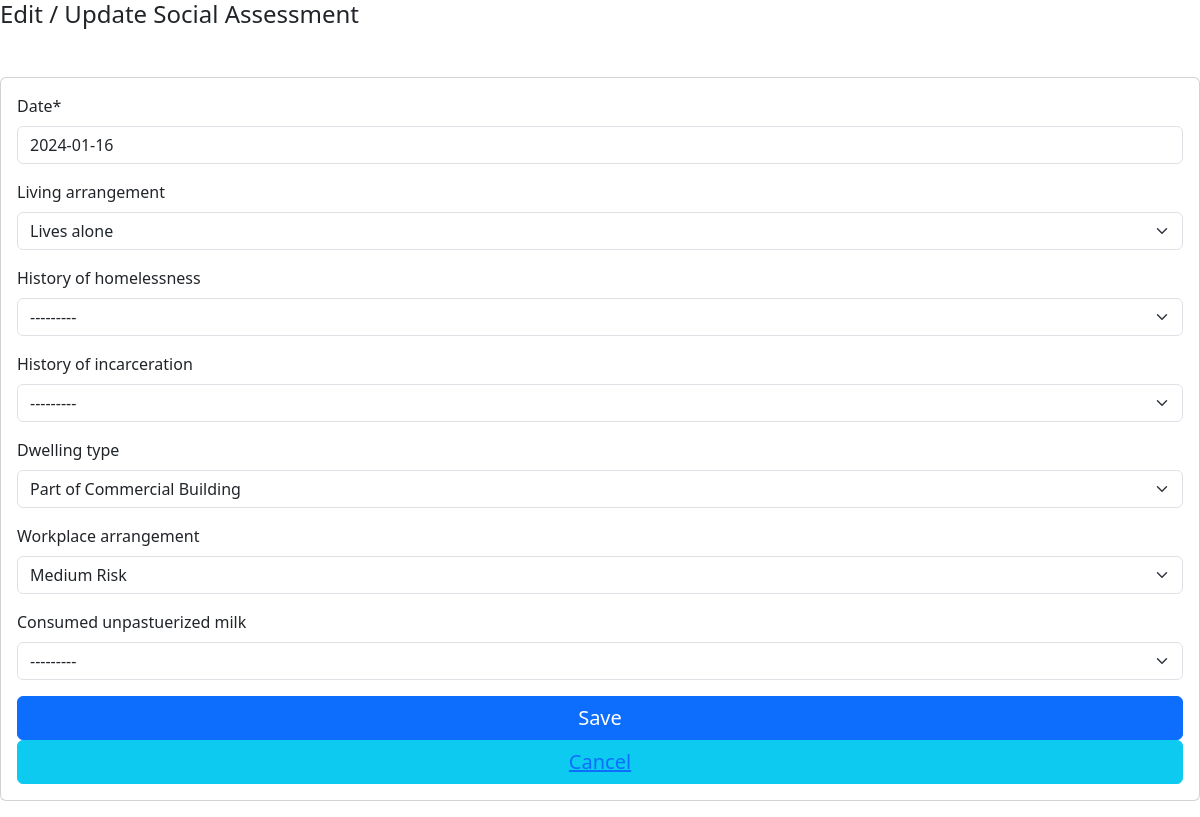
Screenshot of /client/edit/social_assessment/1/ with the database file from the repository.
### tb_app/models.py (models this page shows)
class Social_Assessment(TSIS2BaseModel):
    client = models.ForeignKey("client", blank=False, null=False, on_delete=models.PROTECT)
    date = models.DateField(blank=False, null=False)
    living_arrangement = models.CharField(choices=LIVING, blank=True, null=True,   max_length=255)
    history_of_homelessness = models.CharField(choices=YES_NO, blank=True, null=True,   max_length=255)
    history_of_incarceration = models.CharField(choices=YES_NO, blank=True, null=True,   max_length=255)
    dwelling_type = models.CharField(choices=DWELLING,blank=True, null=True,   max_length=255)
    workplace_arrangement = models.CharField(choices=WORKPLACE,blank=True, null=True,   max_length=255)
    consumed_unpastuerized_milk = models.CharField(choices=YES_NO, blank=True, null=True,   max_length=255)

### tb_app/views.py (the view)
# urls.py: path('edit/social_assessment/<int:social_assessment_id>/', edit_social_assessment, name='edit_social_assessment'),
def edit_social_assessment(request, social_assessment_id):
    social_assessment = get_object_or_404(Social_Assessment, pk=social_assessment_id)
    client = social_assessment.client
    if request.method == 'POST':
        form = Social_AssessmentForm(request.POST, instance=social_assessment)
        if form.is_valid():
            social_assessment = form.save(commit=False)
            social_assessment.modified_by_id =  request.session['User_id']
            social_assessment.modified_on =  datetime.now()
            social_assessment.save()
            return render(request, 'close_window.html')
    else:
        form = Social_AssessmentForm(instance=social_assessment)
    return render(request, 'edit_social_assessment.html', {'form': form, 'social_assessment': social_assessment})

### tb_app/forms.py
class Social_AssessmentForm(forms.ModelForm):
    class Meta:
        model = Social_Assessment
        exclude = ['created_at', 'modified_on', 'created_by', 'modified_by', 'is_active', 'deleted_at', 'deleted_by', 'client', 'facility']
        widgets = {
            "date": DatePickerInput(),
        }

### tb_app/base_model.py (called while the page is built)
    def get_queryset(self):
        if self.include_deleted:
            return TSIS2BaseQuerySet(self.model)
        return TSIS2BaseQuerySet(self.model).filter(deleted_at=None)

### tb_app/templates/edit_social_assessment.html (shortened to what this page needs)
  {% load widget_tweaks %}
  {% load bootstrap5 %}
  {% bootstrap_css %}
  {% load crispy_forms_tags %}
  {% block content %}
<h4>Edit / Update Social Assessment</h4>
<form method="POST" class="card p-3 mt-5 form-floating form-horizontal form-group">
  {{ form|crispy}}
  <button type="submit" class="btn btn-primary" style="font-size: 20px;">Save</button>
  <button class="btn btn-info" style="font-size: 20px;"><a href="{% url 'close_window'  %}">Cancel</a></button>
 </form>
{% endblock %}

### rows the page displays
Social_Assessment: date "2024-01-16", living_arrangement "Lives alone", history_of_homelessness "---------", history_of_incarceration "---------", dwelling_type "Part of Commercial Building", workplace_arrangement "Medium Risk", consumed_unpastuerized_milk "---------"
